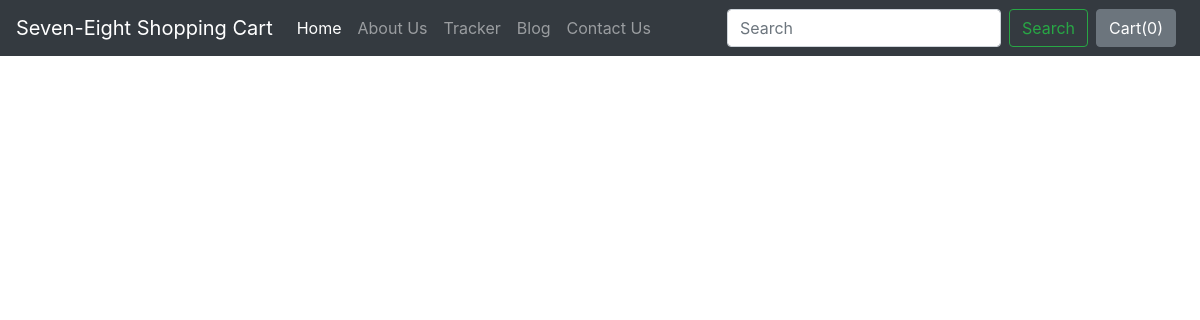
Page /blog/ on the earlier database version.
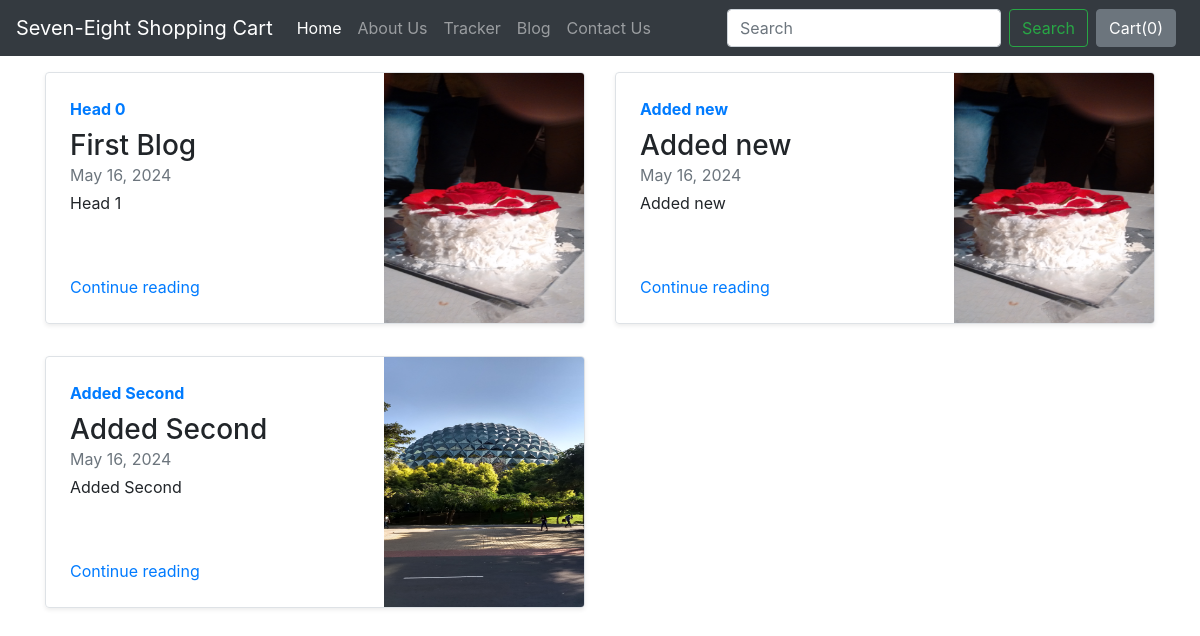
Same page on the later database version.
### blog/models.py (models this page shows, shortened)
class Blogpost(models.Model):
    post_id = models.AutoField(primary_key= True)
    title = models.CharField(max_length=50)
    head0 = models.CharField(max_length=500, default="")
    chead0 = models.CharField(max_length=5000, default="")
    head1 = models.CharField(max_length=500, default="")
    chead1 = models.CharField(max_length=5000, default="")
    head2 = models.CharField(max_length=500, default="")
    chead2 = models.CharField(max_length=5000, default="")
    pub_date = models.DateField()
    thumbnail = models.ImageField(upload_to='shop/images', default="")

### blog/views.py (the view)
# urls.py: path('', views.index, name="blogHome"),
def index(request):
    myposts = Blogpost.objects.all()
    return render(request, 'blog/index.html',
                  {'myposts': myposts})

### blog/templates/blog/index.html (shortened to what this page needs)
{% extends 'shop/basic.html' %}
{% block body%}
<body>
    <div class="container mt-3">
        <div class="row my-2">
            {% for item in myposts %}
                <div class="col-md-6">
                    <div class="row no-gutters border rounded overflow-hidden flex-md-row mb-4 shadow-sm h-md-250 position-relative">
                        <div class="col p-4 d-flex flex-column position-static">
                            <strong class="d-inline-block mb-2 text-primary">{{item.head0}}</strong>
                            <h3 class="mb-0">{{item.title}}</h3>
                            <div class="mb-1 text-muted">{{item.pub_date}}</div>
                            <p class="card-text mb-auto">{{item.head1}}</p>
                            <a href="blogpost/{{item.post_id}}" class="stretched-link">Continue reading</a>
                        </div>
                        <div class="col-auto d-none d-lg-block">
                            <img src="/media/{{item.thumbnail}}" class="bd-placeholder-img"
                                 width="200" height="250" aria-label="Placeholder: Thumbnail/">
                        </div>
                    </div>
                </div>
                {% if forloop.counter|divisibleby:2 %}
        </div>
        <div class ="row my-2">
                {% endif %}
            {% endfor %}
        </div>
    </div>
  </body>
{% endblock %}

Differences in the rows shown:
added Blogpost: head0 "Head 0", title "First Blog", pub_date "May 16, 2024", head1 "Head 1", thumbnail (picture)
added Blogpost: head0 "Added new", title "Added new", pub_date "May 16, 2024", head1 "Added new", thumbnail (picture)
added Blogpost: head0 "Added Second", title "Added Second", pub_date "May 16, 2024", head1 "Added Second", thumbnail (picture)
